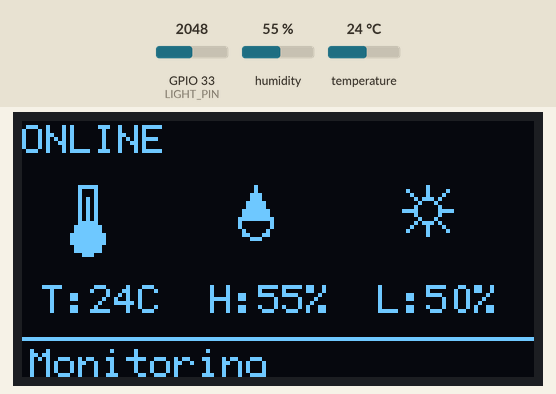
This sketch was run on a simulated ESP32. On the bench: 128×64 one-colour display. Inputs (shaded band) come from the test bench; at power-on: humidity 55 %, GPIO 33 (LIGHT_PIN) = 2048, temperature 24 °C (analog values on the 0–4095 scale). WiFi joins after 1.5 s; servers stay silent unless stated; uploads are accepted with an empty reply; what the sketch prints to the serial monitor is not drawn.

Above: at 2.8 s.
2.9 s: humidity set to 69 %
At 4.5 s:
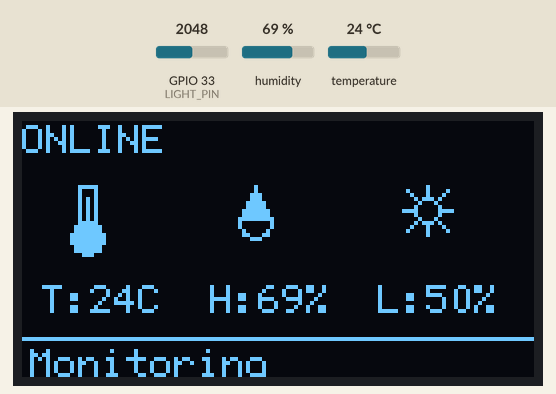
5.2 s: humidity set to 73 %
At 7.2 s:
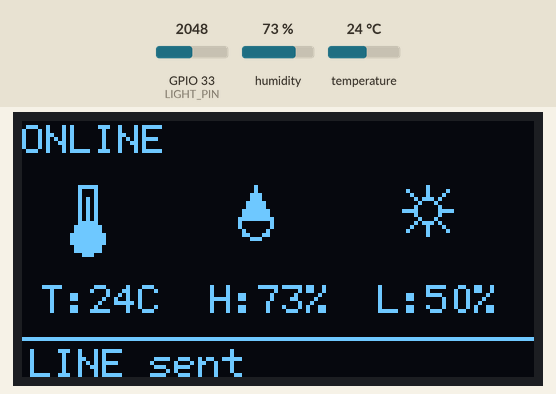
7.5 s: GPIO 33 (LIGHT_PIN) set to 2866
At 8.8 s:
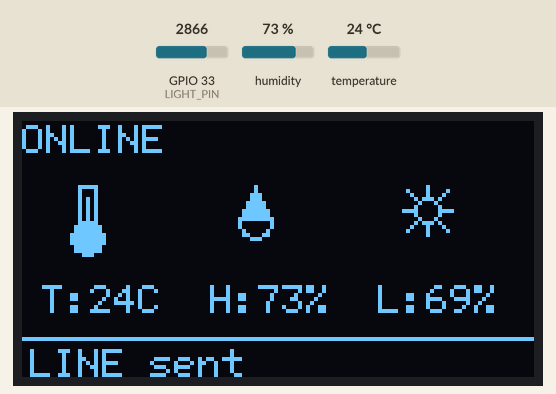
9.2 s: temperature set to 12 °C
At 10.3 s:
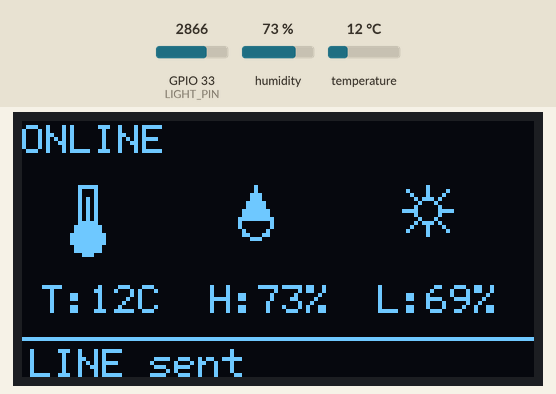
11.2 s: GPIO 33 (LIGHT_PIN) set to 3603
At 12.9 s:
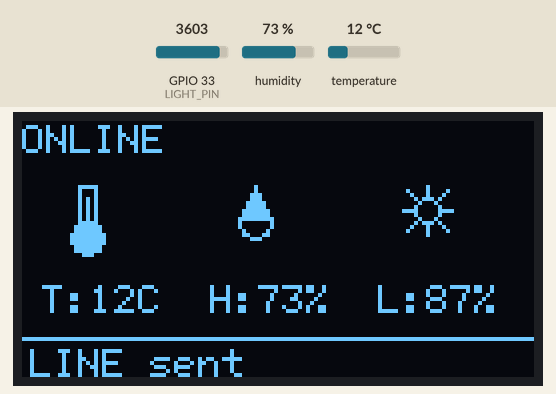
13.2 s: GPIO 33 (LIGHT_PIN) set to 4095
At 36.22 s:
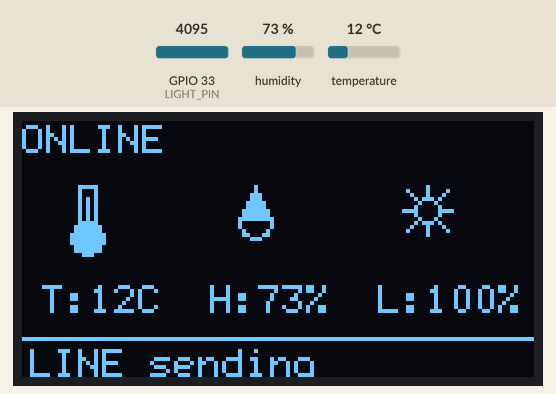
Timing chart, 0 to 37.5 s (numbered marks = the images above; inputs shaded):
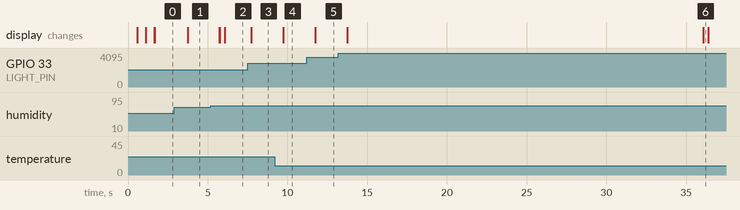

Measured:
- the behaviour switches between 70 and 71 % on humidity (found by bisection; images 1 and 2)
- after the input at 2.9 s, the display: changes after 0.83 s (image 1)
- after the input at 5.2 s, the display: first changes after 0.53 s (image 2 shows a later state)
- after the input at 7.5 s, the display: changes after 0.23 s (image 3)
- after the input at 9.2 s, the display: changes after 0.53 s (image 4)
- after the input at 11.2 s, the display: changes after 0.54 s (image 5)
- after the input at 13.2 s, the display: first changes after 0.54 s (image 6 shows a later state)

The sketch:

25_dht_line.ino
```cpp
#include <SimpleDHT.h>
#include <Wire.h>
#include <U8g2lib.h>
#include <WiFi.h>
#include <WiFiClientSecure.h>

constexpr uint8_t DHT11_PIN = 14;
constexpr uint8_t LIGHT_PIN = 33;
constexpr char WIFI_SSID[] = "a";
constexpr char WIFI_PASSWORD[] = "YOUR_WIFI_PASSWORD";
constexpr char LINE_USER_ID[] = "YOUR_LINE_USER_ID";
constexpr char LINE_CHANNEL_ACCESS_TOKEN[] =
    "YOUR_LINE_CHANNEL_ACCESS_TOKEN";
constexpr unsigned long LINE_INTERVAL = 30000;

SimpleDHT11 dht11(DHT11_PIN);
U8G2_SSD1306_128X64_NONAME_F_HW_I2C u8g2(
    U8G2_R0, /* reset=*/U8X8_PIN_NONE);

byte temperature = 0;
byte humidity = 0;
int lightPercent = 0;
int dhtError = SimpleDHTErrSuccess;
String lineStatus = "Monitoring";
unsigned long lastSensorRead = 0;
unsigned long lastLineNotify = 0;

void drawThermometer(uint8_t x, uint8_t y) {
  u8g2.drawFrame(x + 3, y, 5, 11);
  u8g2.drawDisc(x + 5, y + 13, 4);
  u8g2.drawLine(x + 5, y + 3, x + 5, y + 12);
}

void drawDrop(uint8_t x, uint8_t y) {
  u8g2.drawCircle(x + 5, y + 9, 4);
  u8g2.drawTriangle(x + 5, y, x + 1, y + 8, x + 9, y + 8);
}

void drawSun(uint8_t x, uint8_t y) {
  u8g2.drawCircle(x + 6, y + 6, 3);
  u8g2.drawLine(x + 6, y, x + 6, y + 2);
  u8g2.drawLine(x + 6, y + 10, x + 6, y + 12);
  u8g2.drawLine(x, y + 6, x + 2, y + 6);
  u8g2.drawLine(x + 10, y + 6, x + 12, y + 6);
  u8g2.drawLine(x + 1, y + 1, x + 3, y + 3);
  u8g2.drawLine(x + 9, y + 9, x + 11, y + 11);
  u8g2.drawLine(x + 9, y + 3, x + 11, y + 1);
  u8g2.drawLine(x + 1, y + 11, x + 3, y + 9);
}

void drawDashboard() {
  u8g2.clearBuffer();
  u8g2.drawStr(0, 0, WiFi.status() == WL_CONNECTED ? "ONLINE" : "OFFLINE");
  drawThermometer(11, 16);
  drawDrop(53, 16);
  drawSun(95, 16);

  char line[24];
  if (dhtError == SimpleDHTErrSuccess) {
    snprintf(line, sizeof(line), "T:%uC", temperature);
    u8g2.drawStr(5, 40, line);
    snprintf(line, sizeof(line), "H:%u%%", humidity);
    u8g2.drawStr(47, 40, line);
  } else {
    u8g2.drawStr(2, 40, "DHT err");
  }

  snprintf(line, sizeof(line), "L:%d%%", lightPercent);
  u8g2.drawStr(89, 40, line);
  u8g2.drawHLine(0, 54, 128);
  u8g2.drawStr(2, 56, lineStatus.c_str());
  u8g2.sendBuffer();
}

void showWiFiConnecting() {
  u8g2.clearBuffer();
  u8g2.drawStr(0, 0, "LINE Monitor");
  u8g2.drawStr(0, 22, "Connecting WiFi");
  u8g2.sendBuffer();
}

bool connectWiFi() {
  WiFi.mode(WIFI_STA);
  WiFi.begin(WIFI_SSID, WIFI_PASSWORD);
  showWiFiConnecting();

  for (uint8_t attempt = 0; attempt < 40 && WiFi.status() != WL_CONNECTED;
       ++attempt) {
    delay(500);
    u8g2.setCursor((attempt % 18) * 6, 40);
    u8g2.print('.');
    u8g2.sendBuffer();
  }

  if (WiFi.status() == WL_CONNECTED) {
    Serial.print("WiFi connected, IP: ");
    Serial.println(WiFi.localIP());
    return true;
  }

  Serial.println("WiFi connection failed");
  return false;
}

void readSensors() {
  dhtError = dht11.read(&temperature, &humidity, nullptr);
  int lightRaw = analogRead(LIGHT_PIN);
  lightPercent = constrain(map(lightRaw, 0, 4095, 0, 100), 0, 100);
}

bool abnormalCondition() {
  return dhtError == SimpleDHTErrSuccess &&
         (temperature > 28 || humidity > 70);
}

bool sendLineNotification() {
  lineStatus = "LINE sending";
  drawDashboard();

  String message = "警告！溫度：" + String(temperature) +
                   " C，濕度：" + String(humidity) + " %";
  String body = "{\"to\":\"" + String(LINE_USER_ID) +
                "\",\"messages\":[{\"type\":\"text\",\"text\":\"" +
                message + "\"}]}";

  WiFiClientSecure client;
  client.setInsecure();
  client.setTimeout(5000);
  if (!client.connect("api.line.me", 443)) {
    Serial.println("LINE connection failed");
    lineStatus = "LINE error";
    drawDashboard();
    return false;
  }

  client.println("POST /v2/bot/message/push HTTP/1.1");
  client.println("Host: api.line.me");
  client.println("Connection: close");
  client.println("Authorization: Bearer " + String(LINE_CHANNEL_ACCESS_TOKEN));
  client.println("Content-Type: application/json; charset=utf-8");
  client.println("Content-Length: " + String(body.length()));
  client.println();
  client.println(body);

  String statusLine = client.readStringUntil('\n');
  Serial.println("LINE response: " + statusLine);
  bool success = statusLine.indexOf(" 200 ") >= 0;
  client.stop();

  lineStatus = success ? "LINE sent" : "LINE error";
  drawDashboard();
  return success;
}

void setup() {
  Serial.begin(115200);
  analogReadResolution(12);
  pinMode(LIGHT_PIN, INPUT);

  Wire.begin(21, 22);
  u8g2.begin();
  u8g2.setFont(u8g2_font_6x12_tf);
  u8g2.setFontPosTop();

  connectWiFi();
  readSensors();
  drawDashboard();
  lastSensorRead = millis();
  lastLineNotify = 0;
}

void loop() {
  unsigned long now = millis();
  if (now - lastSensorRead >= 1000) {
    lastSensorRead = now;
    readSensors();
    drawDashboard();
    Serial.printf("Temperature: %u C, Humidity: %u %%, Light: %d %%\n",
                  temperature, humidity, lightPercent);
  }

  if (abnormalCondition() &&
      (lastLineNotify == 0 || now - lastLineNotify >= LINE_INTERVAL)) {
    if (WiFi.status() != WL_CONNECTED) {
      lineStatus = "WiFi reconnect";
      drawDashboard();
      connectWiFi();
    }
    if (WiFi.status() == WL_CONNECTED) {
      sendLineNotification();
      lastLineNotify = millis();
    }
  }
}
```
